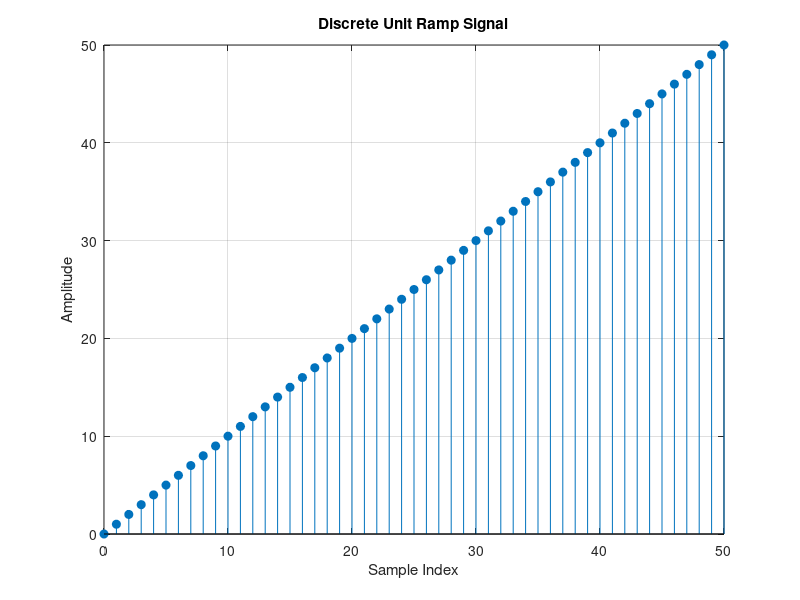

MATLAB code to generate this figure:
n = 0:1:50;  % Sample indices from 0 to 50
ramp = n;  % The ramp signal is equal to the index values

% Plot the discrete ramp signal
stem(n, ramp, 'filled');
xlabel('Sample Index');
ylabel('Amplitude');
title('Discrete Unit Ramp Signal');
grid on;  
